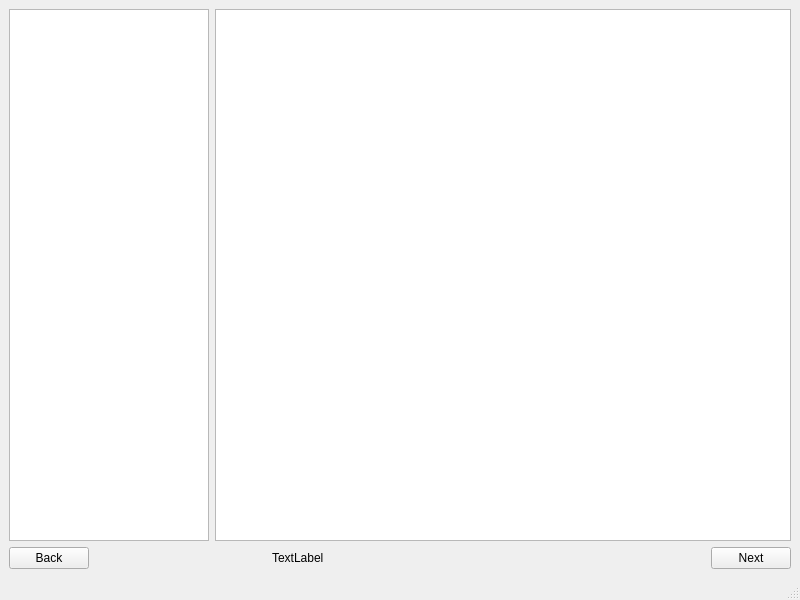
<?xml version="1.0" encoding="UTF-8"?>
<ui version="4.0">
 <class>RecipePageTypeOne</class>
 <widget class="QMainWindow" name="RecipePageTypeOne">
  <property name="geometry">
   <rect>
    <x>0</x>
    <y>0</y>
    <width>800</width>
    <height>600</height>
   </rect>
  </property>
  <property name="windowTitle">
   <string>MainWindow</string>
  </property>
  <widget class="QWidget" name="centralwidget">
   <layout class="QGridLayout" name="gridLayout">
    <item row="0" column="0">
     <layout class="QHBoxLayout" name="horizontalLayout_2">
      <item>
       <widget class="QListWidget" name="ingredientsList">
        <property name="maximumSize">
         <size>
          <width>200</width>
          <height>16777215</height>
         </size>
        </property>
       </widget>
      </item>
      <item>
       <widget class="QTextBrowser" name="recipeTextField"/>
      </item>
     </layout>
    </item>
    <item row="1" column="0">
     <layout class="QHBoxLayout" name="horizontalLayout">
      <item alignment="Qt::AlignLeft">
       <widget class="QPushButton" name="backButton">
        <property name="text">
         <string>Back</string>
        </property>
       </widget>
      </item>
      <item>
       <widget class="QLabel" name="label">
        <property name="text">
         <string>TextLabel</string>
        </property>
       </widget>
      </item>
      <item alignment="Qt::AlignRight">
       <widget class="QPushButton" name="nextButton">
        <property name="text">
         <string>Next</string>
        </property>
       </widget>
      </item>
     </layout>
    </item>
   </layout>
  </widget>
  <widget class="QMenuBar" name="menubar">
   <property name="geometry">
    <rect>
     <x>0</x>
     <y>0</y>
     <width>800</width>
     <height>21</height>
    </rect>
   </property>
  </widget>
  <widget class="QStatusBar" name="statusbar"/>
 </widget>
 <resources/>
 <connections/>
</ui>
